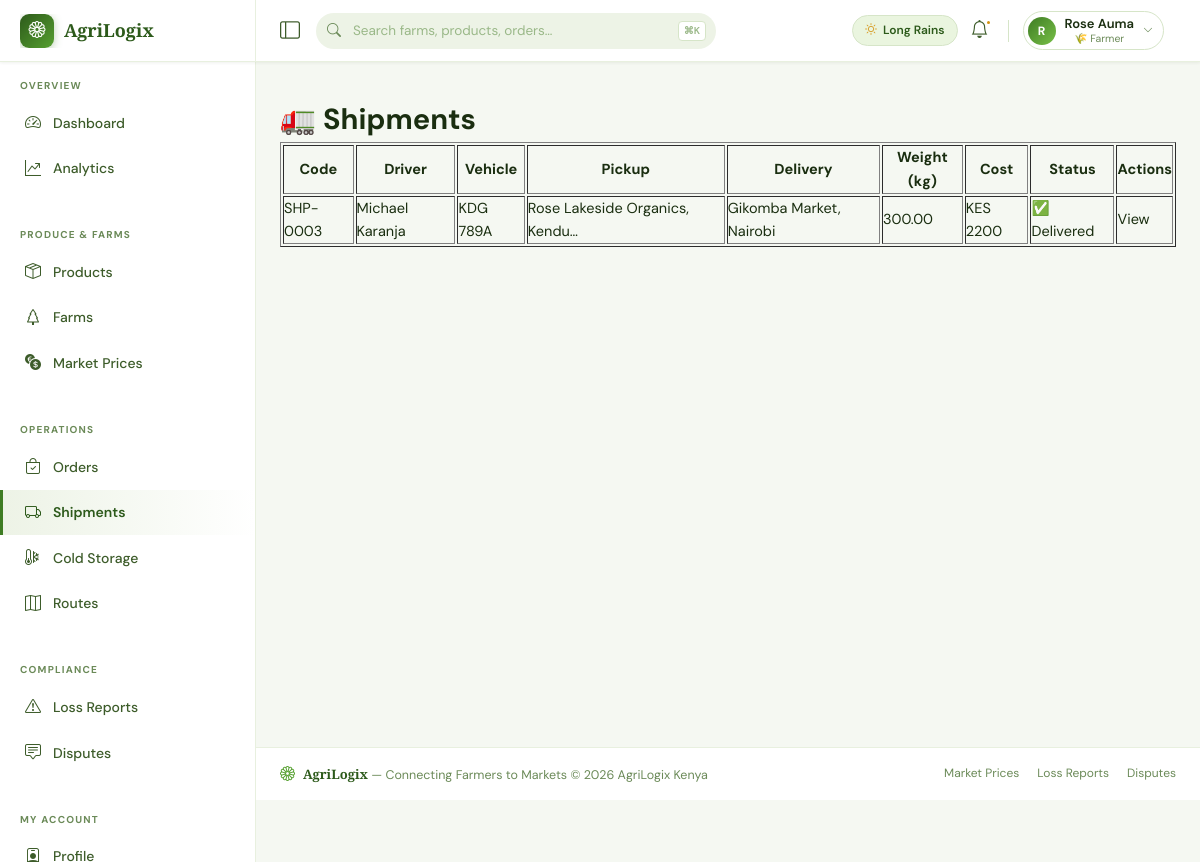
Screenshot of /shipments/ (signed in) with the database file from the repository.
### web_app/models.py (models this page shows, shortened)
class User(AbstractUser):
    ROLE_CHOICES = [
        ('farmer', '🌾 Farmer'),
        ('buyer', '🏪 Buyer / Market'),
        ('driver', '🚛 Logistics Driver'),
        ('cold_storage', '❄️ Cold Storage Operator'),
        ('admin', '⚙️ Platform Admin'),
    ]
    role = models.CharField(max_length=20, choices=ROLE_CHOICES, default='buyer')
    phone = models.CharField(max_length=20, unique=True, null=True, blank=True)
    profile_photo = models.ImageField(upload_to='profiles/', null=True, blank=True)
    location = models.CharField(max_length=255, blank=True)
    latitude = models.DecimalField(max_digits=9, decimal_places=6, null=True, blank=True)
    longitude = models.DecimalField(max_digits=9, decimal_places=6, null=True, blank=True)
    is_verified = models.BooleanField(default=False)
    rating = models.DecimalField(max_digits=3, decimal_places=2, default=0.00)
    total_transactions = models.PositiveIntegerField(default=0)
    created_at = models.DateTimeField(auto_now_add=True)
    updated_at = models.DateTimeField(auto_now=True)
    class Meta:
        verbose_name = "User"
        verbose_name_plural = "Users"

class Shipment(models.Model):
    STATUS_CHOICES = [
        ('pending', '⏳ Pending Assignment'),
        ('assigned', '📋 Driver Assigned'),
        ('picked_up', '🚛 Picked Up'),
        ('in_transit', '🛣️ In Transit'),
        ('at_cold_storage', '❄️ At Cold Storage'),
        ('out_for_delivery', '📦 Out for Delivery'),
        ('delivered', '✅ Delivered'),
        ('failed', '❌ Failed'),
    ]
    shipment_code = models.CharField(max_length=20, unique=True)
    driver = models.ForeignKey(User, on_delete=models.SET_NULL, null=True, blank=True,
                               related_name='shipments', limit_choices_to={'role': 'driver'})
    vehicle = models.ForeignKey(Vehicle, on_delete=models.SET_NULL, null=True, blank=True,
                                related_name='shipments')
    route = models.ForeignKey(LogisticsRoute, on_delete=models.SET_NULL, null=True, blank=True,
                              related_name='shipments')
    pickup_address = models.CharField(max_length=300)
    pickup_latitude = models.DecimalField(max_digits=9, decimal_places=6)
    pickup_longitude = models.DecimalField(max_digits=9, decimal_places=6)
    delivery_address = models.CharField(max_length=300)
    delivery_latitude = models.DecimalField(max_digits=9, decimal_places=6)
    delivery_longitude = models.DecimalField(max_digits=9, decimal_places=6)
    status = models.CharField(max_length=20, choices=STATUS_CHOICES, default='pending')
    scheduled_pickup = models.DateTimeField()
    actual_pickup = models.DateTimeField(null=True, blank=True)
    estimated_delivery = models.DateTimeField(null=True, blank=True)
    actual_delivery = models.DateTimeField(null=True, blank=True)
    shipping_cost = models.DecimalField(max_digits=10, decimal_places=2, default=0)
    weight_kg = models.DecimalField(max_digits=10, decimal_places=2)
    notes = models.TextField(blank=True)
    proof_of_delivery_photo = models.ImageField(upload_to='deliveries/', null=True, blank=True)
    driver_rating = models.PositiveSmallIntegerField(null=True, blank=True)
    created_at = models.DateTimeField(auto_now_add=True)
    updated_at = models.DateTimeField(auto_now=True)
    class Meta:
        ordering = ['-created_at']
        verbose_name = "Shipment"
        verbose_name_plural = "Shipments"

class Vehicle(models.Model):
    VEHICLE_TYPES = [
        ('motorcycle', '🏍️ Motorcycle'),
        ('pickup', '🚐 Pickup Truck'),
        ('truck_small', '🚛 Small Truck (1-3T)'),
        ('truck_medium', '🚚 Medium Truck (3-7T)'),
        ('truck_large', '🏗️ Large Truck (7T+)'),
        ('refrigerated', '❄️ Refrigerated Truck'),
    ]
    STATUS_CHOICES = [
        ('available', 'Available'),
        ('in_transit', 'In Transit'),
        ('maintenance', 'Under Maintenance'),
        ('inactive', 'Inactive'),
    ]
    driver = models.ForeignKey(User, on_delete=models.CASCADE, related_name='vehicles')
    vehicle_type = models.CharField(max_length=20, choices=VEHICLE_TYPES)
    plate_number = models.CharField(max_length=20, unique=True)
    make_model = models.CharField(max_length=100)
    year = models.PositiveIntegerField()
    capacity_kg = models.DecimalField(max_digits=8, decimal_places=2)
    is_refrigerated = models.BooleanField(default=False)
    refrigeration_min_temp = models.IntegerField(null=True, blank=True)
    refrigeration_max_temp = models.IntegerField(null=True, blank=True)
    insurance_expiry = models.DateField()
    inspection_expiry = models.DateField()
    photo = models.ImageField(upload_to='vehicles/', null=True, blank=True)
    status = models.CharField(max_length=20, choices=STATUS_CHOICES, default='available')
    current_latitude = models.DecimalField(max_digits=9, decimal_places=6, null=True, blank=True)
    current_longitude = models.DecimalField(max_digits=9, decimal_places=6, null=True, blank=True)
    last_location_update = models.DateTimeField(null=True, blank=True)
    created_at = models.DateTimeField(auto_now_add=True)
    class Meta:
        verbose_name = "Vehicle"
        verbose_name_plural = "Vehicles"

### web_app/views.py (the view)
# urls.py: path('shipments/', views.shipment_list_view, name='shipment_list'),
@login_required
def shipment_list_view(request):
    user = request.user
    if user.role == 'driver':
        shipments = Shipment.objects.filter(driver=user)
    elif user.role == 'farmer':
        shipments = Shipment.objects.filter(order__farmer=user)
    elif user.role == 'buyer':
        shipments = Shipment.objects.filter(order__buyer=user)
    else:
        shipments = Shipment.objects.all()
    return render(request, 'logistics/shipment_list.html', {
        'shipments': shipments.select_related('driver', 'vehicle').order_by('-created_at'),
        'status_choices': Shipment.STATUS_CHOICES,
    })

### templates/logistics/shipment_list.html (shortened to what this page needs)
{% extends 'base.html' %}
{% block content %}
<h1>🚛 Shipments</h1>
<table border="1">
    <thead>
        <tr>
            <th>Code</th><th>Driver</th><th>Vehicle</th><th>Pickup</th>
            <th>Delivery</th><th>Weight (kg)</th><th>Cost</th><th>Status</th><th>Actions</th>
        </tr>
    </thead>
    <tbody>
        {% for shipment in shipments %}
        <tr>
            <td>{{ shipment.shipment_code }}</td>
            <td>{{ shipment.driver.get_full_name|default:"Unassigned" }}</td>
            <td>{{ shipment.vehicle.plate_number|default:"—" }}</td>
            <td>{{ shipment.pickup_address|truncatechars:30 }}</td>
            <td>{{ shipment.delivery_address|truncatechars:30 }}</td>
            <td>{{ shipment.weight_kg }}</td>
            <td>KES {{ shipment.shipping_cost|floatformat:0 }}</td>
            <td>{{ shipment.get_status_display }}</td>
            <td><a href="{% url 'shipment_detail' shipment.pk %}">View</a></td>
        </tr>
        {% empty %}
        <tr><td colspan="9">No shipments found.</td></tr>
        {% endfor %}
    </tbody>
</table>
{% endblock %}

### templates/base.html (shortened to what this page needs)
<!DOCTYPE html>
<html lang="en">
<head>
    <link href="https://cdn.jsdelivr.net/npm/bootstrap-icons@1.11.3/font/bootstrap-icons.min.css" rel="stylesheet">
</head>
<body>
<nav id="topnav" role="banner">
    <div class="nav-brand-zone">
        <a href="{% url 'dashboard' %}" style="display:flex;align-items:center;gap:10px;overflow:hidden;">
            <div class="brand-logo"><i class="bi bi-flower1"></i></div>
            <span class="brand-text">AgriLogix</span>
        </a>
    </div>
    <div class="nav-controls">
        <button class="sidebar-toggle-btn" id="sidebarToggle" aria-label="Toggle sidebar" title="Toggle navigation">
            <i class="bi bi-layout-sidebar"></i>
        </button>
        <div class="nav-search" role="search">
            <input type="text" id="globalSearch" placeholder="Search farms, products, orders…" autocomplete="off" aria-label="Global search">
            <span class="search-kbd">⌘K</span>
        </div>
        <div class="nav-right">
            {% if user.is_authenticated %}
            <div class="season-chip">
                <i class="bi bi-sun" style="color:var(--amber-400);"></i> Long Rains
            </div>
            <a href="{% url 'notification_list' %}" class="nav-icon-btn" aria-label="Notifications">
                <i class="bi bi-bell"></i>
                {% if unread_count %}
                    <span class="notif-count">{{ unread_count }}</span>
                {% else %}
                    <span class="notif-pip"></span>
                {% endif %}
            </a>
            <div class="profile-dropdown">
                <button class="profile-btn" id="profileToggle" aria-haspopup="true" aria-expanded="false">
                    <div class="p-avatar">{{ user.get_full_name|default:user.username|first|upper }}</div>
                    <div class="p-info">
                        <span class="p-name">{{ user.get_full_name|default:user.username }}</span>
                        <span class="p-role">{{ user.get_role_display }}</span>
                    </div>
                    <i class="bi bi-chevron-down p-chevron"></i>
                </button>
            </div>
            {% else %}
            <div class="auth-links">
                <a href="{% url 'login' %}" class="btn-ghost">Sign In</a>
                <a href="{% url 'register' %}" class="btn-solid">Get Started</a>
            </div>
            {% endif %}
        </div>
    </div>
</nav>
<div id="layout">
    <aside id="sidebar" role="navigation" aria-label="Main navigation">
        <div class="sidebar-inner">
            <span class="sb-section-label">Overview</span>
            <a href="{% url 'dashboard' %}" class="sidebar-link"><i class="bi bi-speedometer2"></i> Dashboard</a>
            <a href="{% url 'analytics_dashboard' %}" class="sidebar-link"><i class="bi bi-graph-up-arrow"></i> Analytics</a>
            <span class="sb-section-label">Produce &amp; Farms</span>
            <a href="{% url 'product_list' %}" class="sidebar-link"><i class="bi bi-box-seam"></i> Products</a>
            <a href="{% url 'farm_list' %}" class="sidebar-link"><i class="bi bi-tree"></i> Farms</a>
            <a href="{% url 'market_prices' %}" class="sidebar-link"><i class="bi bi-currency-exchange"></i> Market Prices</a>
            <span class="sb-section-label">Operations</span>
            <a href="{% url 'order_list' %}" class="sidebar-link"><i class="bi bi-bag-check"></i> Orders</a>
            <a href="{% url 'shipment_list' %}" class="sidebar-link"><i class="bi bi-truck"></i> Shipments</a>
            <a href="{% url 'cold_storage_list' %}" class="sidebar-link"><i class="bi bi-thermometer-snow"></i> Cold Storage</a>
            <a href="{% url 'route_list' %}" class="sidebar-link"><i class="bi bi-map"></i> Routes</a>
            <span class="sb-section-label">Compliance</span>
            <a href="{% url 'loss_report_list' %}" class="sidebar-link"><i class="bi bi-exclamation-triangle"></i> Loss Reports</a>
            <a href="{% url 'dispute_list' %}" class="sidebar-link"><i class="bi bi-chat-square-text"></i> Disputes</a>
            {% if user.is_authenticated %}
            <span class="sb-section-label">My Account</span>
            <a href="{% url 'profile' %}" class="sidebar-link"><i class="bi bi-person-badge"></i> Profile</a>
            {% endif %}
        </div>
    </aside>
    <div id="page-content">
        <div id="breadcrumb-wrap">{% block breadcrumb %}{% endblock %}</div>
        <main id="main-content">
            {% block content %}{% endblock %}
        </main>
        <footer id="footer">
            <div class="footer-brand">
                <i class="bi bi-flower1" style="color:var(--green-400);font-size:15px;"></i>
                <span><strong>AgriLogix</strong> — Connecting Farmers to Markets &copy; {% now "Y" %} AgriLogix Kenya</span>
            </div>
            <nav class="footer-links" aria-label="Footer links">
                <a href="{% url 'market_prices' %}">Market Prices</a>
                <a href="{% url 'loss_report_list' %}">Loss Reports</a>
                <a href="{% url 'dispute_list' %}">Disputes</a>
            </nav>
        </footer>
    </div>
</div>
</body>
</html>

### rows the page displays
User: get_full_name|first "R", get_full_name "Rose Auma", role "🌾 Farmer"
Shipment: shipment_code "SHP-0003", driver.get_full_name "Michael Karanja", vehicle.plate_number "KDG 789A", pickup_address "Rose Lakeside Organics, Kendu…", delivery_address "Gikomba Market, Nairobi", weight_kg "300.00", shipping_cost "2200", status "✅ Delivered"
